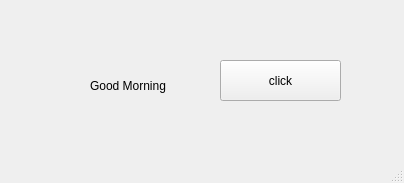
<?xml version="1.0" encoding="UTF-8"?>
<ui version="4.0">
 <class>MainWindow</class>
 <widget class="QMainWindow" name="MainWindow">
  <property name="geometry">
   <rect>
    <x>0</x>
    <y>0</y>
    <width>404</width>
    <height>183</height>
   </rect>
  </property>
  <property name="windowTitle">
   <string>MainWindow</string>
  </property>
  <widget class="QWidget" name="centralwidget">
   <widget class="QLabel" name="lbl">
    <property name="geometry">
     <rect>
      <x>90</x>
      <y>70</y>
      <width>91</width>
      <height>31</height>
     </rect>
    </property>
    <property name="text">
     <string>Good Morning</string>
    </property>
   </widget>
   <widget class="QPushButton" name="pb">
    <property name="geometry">
     <rect>
      <x>220</x>
      <y>60</y>
      <width>121</width>
      <height>41</height>
     </rect>
    </property>
    <property name="text">
     <string>click</string>
    </property>
   </widget>
  </widget>
  <widget class="QMenuBar" name="menubar">
   <property name="geometry">
    <rect>
     <x>0</x>
     <y>0</y>
     <width>404</width>
     <height>21</height>
    </rect>
   </property>
  </widget>
  <widget class="QStatusBar" name="statusbar"/>
 </widget>
 <resources/>
 <connections/>
</ui>
